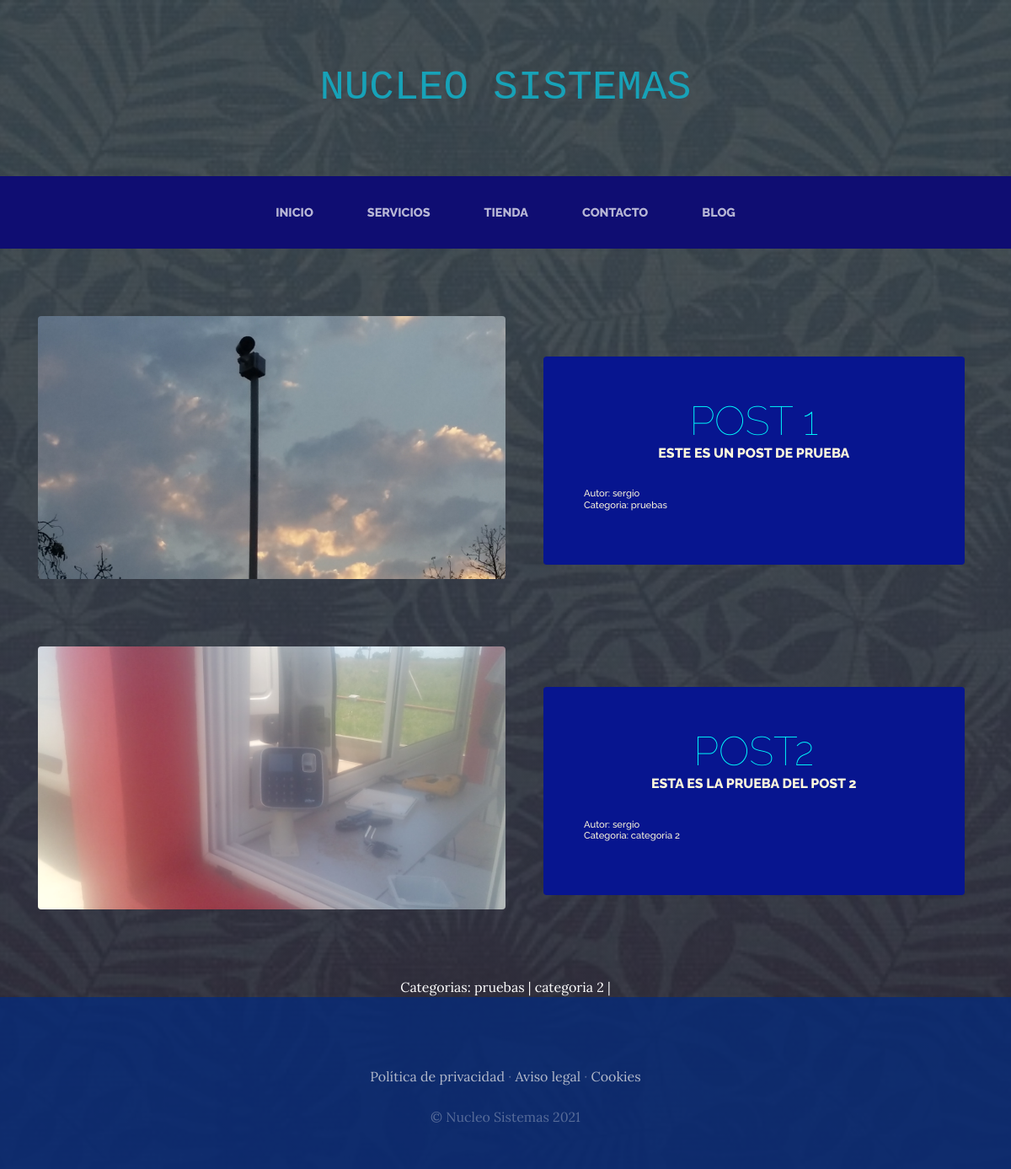
The page /autor/1/ on the database its author committed.
### blog/models.py (models this page shows, shortened)
class Post(models.Model):
    titulo = models.CharField(max_length=40)
    contenido = models.CharField(max_length= 40)
    imagen = models.ImageField(upload_to = 'blog', null=True, blank=True) #upload_to lo utlizo para guardar una subcarpeta dentro de la direccion asignada en settings
    autor = models.ForeignKey(User, on_delete=models.CASCADE)
    categorias = models.ManyToManyField(Categorias)
    fecha_creado = models.DateField(auto_now_add = True)
    fecha_actualizado = models.DateField(auto_now_add= True)
    class Meta:
        verbose_name = 'post'
        verbose_name_plural = 'posts'

class Categorias(models.Model):
    nombre = models.CharField(max_length=40)
    fecha_creado = models.DateField(auto_now_add = True)
    fecha_actualizado = models.DateField(auto_now_add= True)
    class Meta:
        verbose_name = 'categoria'
        verbose_name_plural = 'categorias'

### blog/views.py (the view)
# urls.py: path('autor/<int:autor_id>/', views.autor, name='autor'),
def autor(request, autor_id):
    aut = User.objects.get(id = autor_id)
    post = Post.objects.filter(autor = aut)
    return render( request, "autor.html", {"autor": aut, "posts": post})

### carro/context_processor.py (called while the page is built)
def importe_total_carro(request):
    total=125
    if request.user.is_authenticated:
        for key, value in request.session["carro"].items():
            total+=(float(value["precio"])*value["cantidad"])
    return {"importe_total_carro":total}

### blog/templates/autor.html (shortened to what this page needs)
{% extends 'padre.html' %}
{% load static %}
    {% block contenido %}
        {% for post in posts  %}
            <section class="page-section clearfix">
                <div class="container">
                <div class="intro">
                    <img class="intro-img img-fluid mb-3 mb-lg-0 rounded" src="{{post.imagen.url}}" alt="" style= "width: 50%;">
                    <div class="intro-text left-0 text-center bg-faded p-5 rounded" style = "left: 600px;">
                    <h2 class="section-heading mb-4" >
                        <span class="section-heading-lower" style="color:cyan">{{post.titulo}}</span>
                        <span class="section-heading-upper">{{post.contenido}}</span>
                    </h2>
                    <h3 Style= "text-align: left; font-size: 70%;">
                        <span class="section-heading-upper">Autor: {{post.autor}}<br></span>
                        <span class="section-heading-upper">Categoria:
                            {% for cat in post.categorias.all %}
                                {{cat.nombre}}
                            {% endfor %}
                        </span>
                    </h3>
                    </div>
                </div>
                </div>
            </section>
        {% endfor %}
        <section>
            <div style= "width: 85%; margin: auto; text-align: center; color: white;">
                Categorias:
                {% for post in posts %}
                    {%for cat in post.categorias.all%}
                        {{cat.nombre}} |
                    {% endfor %}
                {% endfor %}
            </div>
        </section>
    {% endblock contenido %}

### proyectowebapp/static/css/gestion.css (style rules this page uses)
body { font-family: 'Lora'; background: linear-gradient(rgba(47, 23, 15, 0.65), rgba(47, 23, 15, 0.65)), url("../img/fondo1.jpg"); background-attachment: fixed; background-position: center; background-size: cover; }
h1, h2, h3, h4, h5, h6 { font-family: 'Raleway'; }
.page-section { margin-top: 5rem; margin-bottom: 5rem; }
.section-heading { text-transform: uppercase; }
.section-heading .section-heading-upper { display: block; font-size: 1rem; font-weight: 800; padding-bottom:.5rem; }
.section-heading .section-heading-lower { display: block; font-size: 3rem; font-weight: 100; }
.bg-faded { background-color: rgba(255, 255, 255, 0.85); }
.intro { position: relative; }
@media (min-width: 992px) { .intro .intro-img { width: 75%; float: left; } }
@media (min-width: 992px) { .intro .intro-text { left: 600; width: 60%; margin-top: 3rem; background-color: rgb(7, 21, 143); color: cornsilk; position: absolute; } }
@media (min-width: 1200px) { .intro .intro-text { width: 45%; } }

### rows shown on the page
Post: imagen (picture), titulo "POST 1", contenido "ESTE ES UN POST DE PRUEBA", autor "sergio"
Categorias: nombre "pruebas"
Post: imagen (picture), titulo "POST2", contenido "ESTA ES LA PRUEBA DEL POST 2", autor "sergio"
Categorias: nombre "categoria 2"
